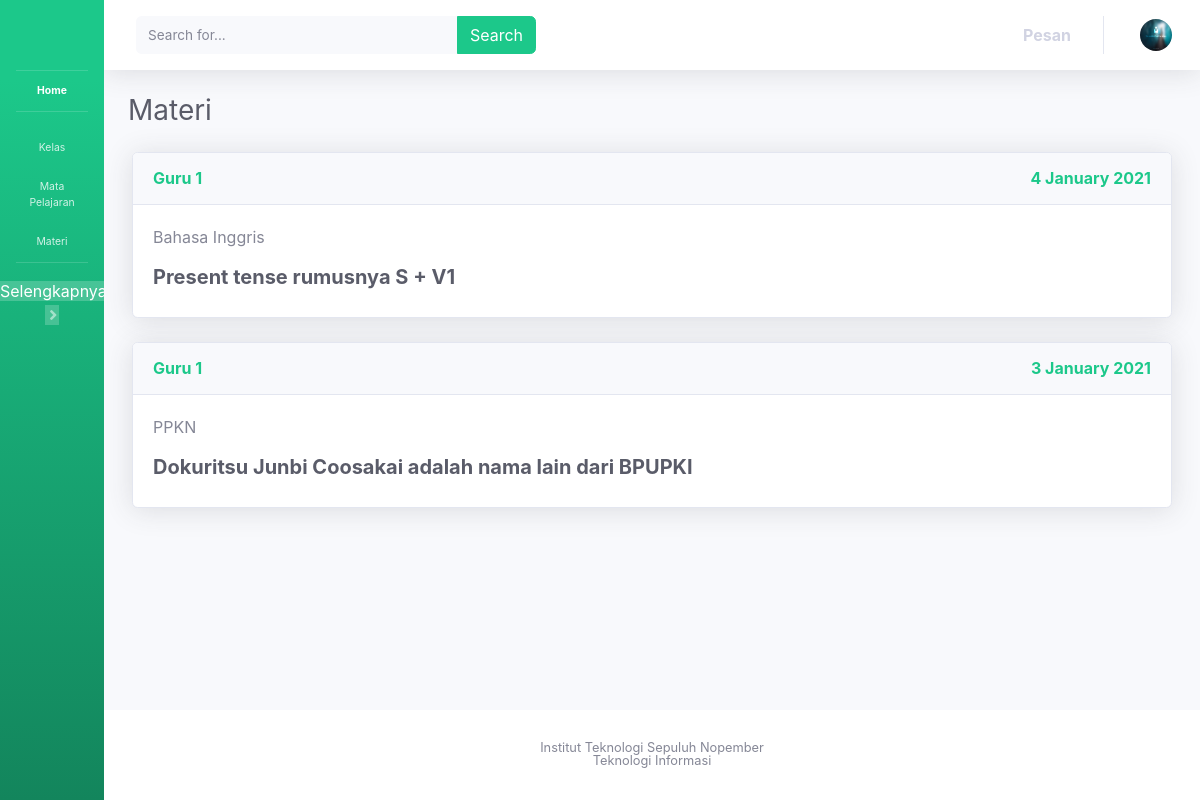
The app's page /materi_murid.php with its own data.
### tables this page shows
CREATE TABLE IF NOT EXISTS `daftar_materi` (
  `id_materi` int(11) NOT NULL AUTO_INCREMENT,
  `mata_pelajaran` varchar(50) NOT NULL,
  `materi` varchar(10000) NOT NULL,
  `live` varchar(20) DEFAULT NULL,
  `pemateri` varchar(50) NOT NULL,
  `tgl_post` timestamp NOT NULL DEFAULT current_timestamp() ON UPDATE current_timestamp(),
  PRIMARY KEY (`id_materi`)
);

### materi_murid.php (the view, shortened to what this page needs)
<?php
  include 'conn.php';
  $pitakonan = "SELECT * FROM daftar_materi ORDER BY tgl_post DESC";
  $rows = mysqli_query($conn, $pitakonan);
?>
<!DOCTYPE html>
<html lang="en"><head>
  <link href="bootstrap_files/all.css" rel="stylesheet" type="text/css">
  <link href="bootstrap_files/css.css" rel="stylesheet">
  <link href="bootstrap_files/sb-admin-2.css" rel="stylesheet">
</head>
<body id="page-top" data-new-gr-c-s-check-loaded="8.867.0" class="sidebar-toggled">
  <div id="wrapper">
    <ul class="navbar-nav bg-gradient-success sidebar sidebar-dark accordion toggled" id="accordionSidebar">
      <a class="sidebar-brand d-flex align-items-center justify-content-center" href="#">
      </a>
      <hr class="sidebar-divider my-0">
      <li class="nav-item active">
        <a class="nav-link" href="home_murid.php">
          <span>Home</span></a>
      </li>
      <hr class="sidebar-divider">
      <li class="nav-item">
        <a class="nav-link collapsed" href="masukkelas_murid.php">
          <span>Kelas</span>
        </a>
      </li>
      <li class="nav-item">
        <a class="nav-link collapsed" href="mapel_murid.php">
          <span>Mata Pelajaran</span>
        </a>
      </li>
      <li class="nav-item">
        <a class="nav-link collapsed" href="materi_murid.php">
          <span>Materi</span>
        </a>
      </li>
      <hr class="sidebar-divider">
      <div class="text-center d-none d-md-inline">
        <a class="mx-my-1 px-py-1 no-arrow" style="color:white;" id="sidebarToggle"> Selengkapnya </a>
      </div>
    </ul>
    <div id="content-wrapper" class="d-flex flex-column">
      <div id="content">
        <nav class="navbar navbar-expand navbar-light bg-white topbar mb-4 static-top shadow">
          <form class="d-none d-sm-inline-block form-inline mr-auto ml-md-3 my-2 my-md-0 mw-100 navbar-search">
            <div class="input-group">
              <input type="text" class="form-control bg-light border-0 small" placeholder="Search for..." aria-label="Search" aria-describedby="basic-addon2">
              <div class="input-group-append">
                <button class="btn btn-success" type="button">
                    <a>Search</a>
                </button>
              </div>
            </div>
          </form>
          <ul class="navbar-nav ml-auto">
            <li class="nav-item dropdown no-arrow mx-1">
              <a class="nav-link dropdown-toggle" href="#" id="messagesDropdown" role="button" data-toggle="dropdown" aria-haspopup="true" aria-expanded="false">
                <strong>Pesan</strong>
              </a>
            </li>
            <li class="nav-item dropdown no-arrow">
              <a class="nav-link dropdown-toggle" href="#" id="userDropdown" role="button" data-toggle="dropdown" aria-haspopup="true" aria-expanded="false">
                <img class="img-profile rounded-circle" src="bootstrap_files/60x60.jpg">
              </a>
            </li>
          </ul>
        </nav>
        <div class="container-fluid">
          <div class="d-sm-flex align-items-center justify-content-between mb-4">
            <h1 class="h3 mb-0 text-gray-800">Materi</h1>
          </div>
          <?php foreach($rows as $row) :?>
              <div class="card shadow mb-4 mx-1">
                <div class="card-header py-3 d-flex flex-row align-items-center justify-content-between">
                  <h6 class="m-0 font-weight-bold text-success"> <?=  $row['pemateri'] ?> </h6>
                  <h6 class="m-0 font-weight-bold text-success">
                    <?php
                      $tanggal = date('j F Y', strtotime($row['tgl_post']));
                      echo $tanggal;
                    ?>
                  </h6>
                </div>
                <div class="card-body">
                 <a class="mb-3"> <?=  $row['mata_pelajaran'] ?> </a>
                 <p class="h5 mt-3 font-weight-bold text-gray-800"> <?=  $row['materi'] ?> </p>
                </div>
              </div>
          <?php endforeach;?>
        </div>
      </div>
      <footer class="sticky-footer bg-white">
        <div class="container my-auto">
          <div class="copyright text-center my-auto">
            <span>Institut Teknologi Sepuluh Nopember</span><br>
            <span>Teknologi Informasi</span>
          </div>
        </div>
      </footer>
    </div>
  </div>
</body></html>

### records on screen
daftar_materi: pemateri "Guru 1", tgl_post "4 January 2021", mata_pelajaran "Bahasa Inggris", materi "Present tense rumusnya S + V1"
daftar_materi: pemateri "Guru 1", tgl_post "3 January 2021", mata_pelajaran "PPKN", materi "Dokuritsu Junbi Coosakai adalah nama lain dari BPUPKI"
